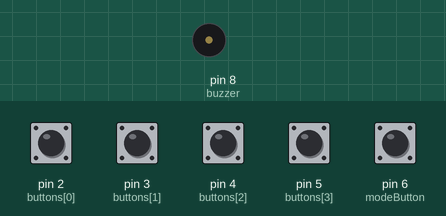
The sketch below on a simulated Arduino Uno, built with avr-gcc and run on an emulated ATmega328P. On the bench: buzzer (waves = sounding). Inputs (shaded band) come from the test bench; at power-on: pin 2 (buttons[0]), pin 3 (buttons[1]), pin 4 (buttons[2]), pin 5 (buttons[3]), pin 6 (modeButton) HIGH.

Above: at 1.2 s.
1.3 s: pin 2 (buttons[0]) pulled LOW for 0.15 s
At 1.37 s:
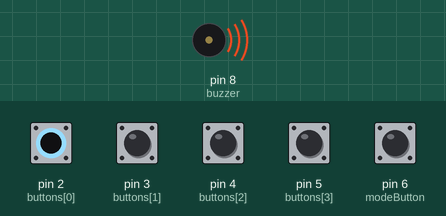
Timing chart, 0 to 4.3 s (numbered marks = the images above; inputs shaded):
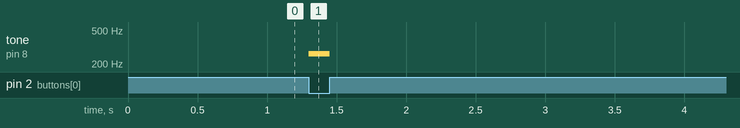

The sketch:

digital_piano.ino
```cpp
const int buzzer = 8;
const int buttons[4] = {2, 3, 4, 5};
const int modeButton = 6;

bool majorMode = true;
bool lastModeState = HIGH;

int majorNotes[4] = {262, 294, 330, 349}; // Do Re Mi Fa
int minorNotes[4] = {262, 294, 311, 349}; // Minor version

void setup() {
  for (int i = 0; i < 4; i++) {
    pinMode(buttons[i], INPUT_PULLUP);
  }

  pinMode(modeButton, INPUT_PULLUP);
  pinMode(buzzer, OUTPUT);
}

void loop() {
  // Mode toggle
  bool modeState = digitalRead(modeButton);

  if (modeState == LOW && lastModeState == HIGH) {
    majorMode = !majorMode;
    delay(200); // debounce
  }
  lastModeState = modeState;

  int count = 0;
  int lastPressed = -1;

  // Check pressed buttons
  for (int i = 0; i < 4; i++) {
    if (digitalRead(buttons[i]) == LOW) {
      count++;
      lastPressed = i;
    }
  }

  if (count == 0) {
    noTone(buzzer);
  }
  else if (count >= 2) {
    tone(buzzer, 392); // Sol chord substitute
  }
  else {
    if (majorMode) {
      tone(buzzer, majorNotes[lastPressed]);
    } else {
      tone(buzzer, minorNotes[lastPressed]);
    }
  }
}
```

Measured:
- after the input at 1.3 s, tone on pin 8 (buzzer): silent → 262 Hz at once, → silent 0.15 s later
